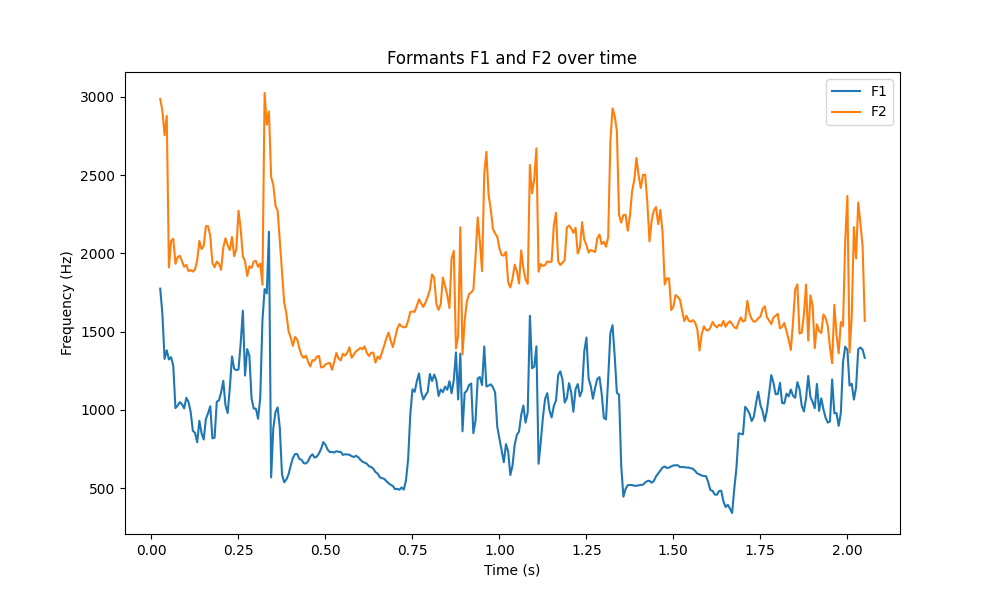

Recreate this plot in Python.
import parselmouth
import numpy as np
import matplotlib.pyplot as plt

# Path to the audio file
audio_path = 'SpeechTherapyAI/ML_MODEL/star_stare.mp3'

# Load the audio file
snd = parselmouth.Sound(audio_path)

# Extract formants
formant = snd.to_formant_burg()

# Extract time and formant frequencies
times = formant.ts()
f1 = [formant.get_value_at_time(1, t) for t in times]
f2 = [formant.get_value_at_time(2, t) for t in times]

# Remove None values (where formants could not be estimated)
f1 = [x if x else 0 for x in f1]
f2 = [x if x else 0 for x in f2]

# Convert to numpy arrays for easier manipulation
f1 = np.array(f1)
f2 = np.array(f2)

# Remove zeros (unvoiced frames)
f1 = f1[f1 > 0]
f2 = f2[f2 > 0]

# Compute the average formants
average_f1 = np.mean(f1)
average_f2 = np.mean(f2)

# Print the average formants
print(f"Average F1: {average_f1:.2f} Hz")
print(f"Average F2: {average_f2:.2f} Hz")

# Plot the formants
plt.figure(figsize=(10, 6))
plt.plot(times, f1, label='F1')
plt.plot(times, f2, label='F2')
plt.xlabel('Time (s)')
plt.ylabel('Frequency (Hz)')
plt.title('Formants F1 and F2 over time')
plt.legend()

# Save the image
image_path = 'SpeechTherapyAI/ML_MODEL/F1_F2.png'
plt.savefig(image_path)

# Show the plot
plt.show()